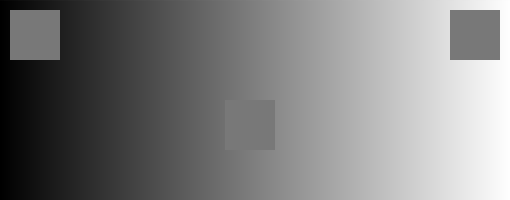
Frame 1 (no input)
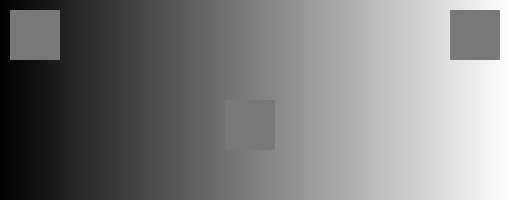
Frame 60 (the mouse pressed at the canvas centre just before this capture)
Frame 120 (the mouse held since frame 60 and released just before this capture): identical to frame 60, image omitted

The Processing sketch that drew these frames (run headless with seeded random() and noise(); from frame 60 on, the mouse is pressed at the canvas centre):

// Processing sketch: Gradient_Illusion
// ── Gradient_Illusion.pde
float bx=225;
float by=100;
int boxSize = 50;
boolean overBox = false;
boolean locked = false;
float xOffset = 0.0; 
float yOffset = 0.0; 

void backgroundColor(){
  for(float i=0; i<510; i++){
    stroke(i/2);
    line(i,0,i,200);
  }
  noStroke();
  fill(120);
  rect(10,10,50,50);
  rect(450,10,50,50);
}

void setup(){
  size(510,200);  
  backgroundColor();
}

void draw(){
  backgroundColor();
  overBox = mouseX > bx-boxSize && mouseX < bx+boxSize && 
      mouseY > by-boxSize && mouseY < by+boxSize;  

  rect(bx, by, boxSize, boxSize);   
}


void mousePressed() {
  if(overBox) { 
    locked = true; 
    fill(255, 255, 255);
  } else {
    locked = false;
  }
  xOffset = mouseX-bx; 
  yOffset = mouseY-by; 

}

void mouseDragged() {
  if(locked) {
    bx = mouseX-xOffset; 
    by = mouseY-yOffset; 
  }
}

void mouseReleased() {
  locked = false;
}
